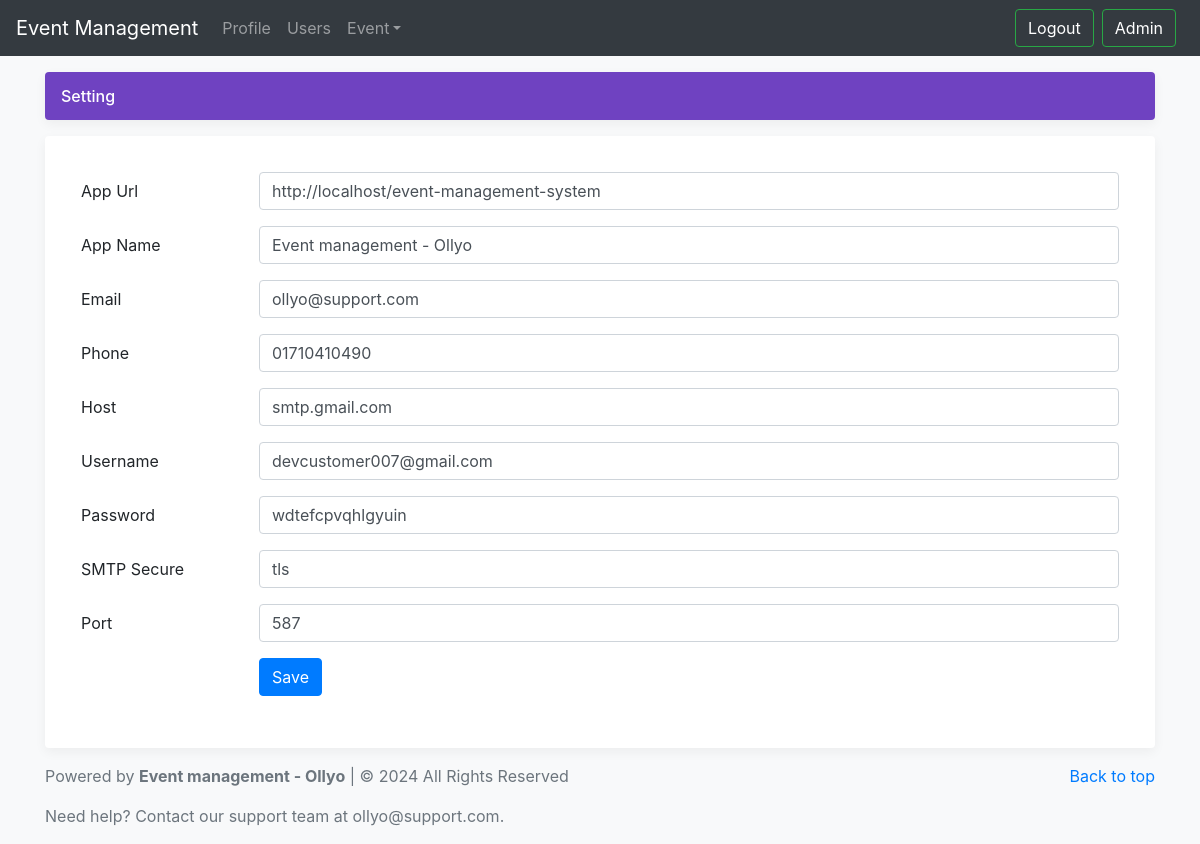
Page /setting.php (signed in) on the committed database.
### tables this page shows
CREATE TABLE `settings` (
  `id` int NOT NULL,
  `app_url` varchar(50) DEFAULT NULL,
  `app_name` varchar(100) DEFAULT NULL,
  `email` varchar(80) DEFAULT NULL,
  `phone` varchar(30) DEFAULT NULL,
  `host` varchar(50) DEFAULT NULL,
  `username` varchar(100) DEFAULT NULL,
  `password` varchar(100) DEFAULT NULL,
  `smtp_secure` varchar(30) DEFAULT NULL,
  `port` varchar(20) DEFAULT NULL
);

### setting.php (called while the page is built)
<?php
$page = "setting";
include 'index.php';
?>

### connect/Connect.php (called while the page is built, shortened)
<?php
class Connect {
    private $host = "localhost";
    private $dbname = "event_management_db";
    private $username = "root";
    private $password = "";
    public function __construct() {
        try {
            $dsn = "mysql:host={$this->host};dbname={$this->dbname};charset=utf8mb4";
            $options = [
                PDO::ATTR_ERRMODE => PDO::ERRMODE_EXCEPTION,
                PDO::ATTR_DEFAULT_FETCH_MODE => PDO::FETCH_ASSOC,
                PDO::ATTR_EMULATE_PREPARES => false,
            ];
            $this->pdo = new PDO($dsn, $this->username, $this->password, $options);
        } catch (PDOException $e) {
            die("Database connection failed: " . $e->getMessage());
        }
    }
}
?>

### app/SettingController.php (called while the page is built, shortened)
<?php
class SettingController extends Connect
{
    public function settingDisplay($sql)
    {
        $stmt = $this->pdo->query($sql);
        return $result = $stmt->fetchAll();
    }
}

### partials/setting.php (the view, shortened to what this page needs)
<?php
$sql = "SELECT * FROM settings";
$setting = $setting->settingDisplay($sql);
if(isset($_SESSION['user_type'])){
    if($_SESSION['user_type']==1){
    ?>
    <div class="d-flex align-items-center p-3 my-3 text-white-50 bg-purple rounded box-shadow">
        <div class="lh-100">
            <h6 class="mb-0 text-white lh-100">Setting</h6>
        </div>
    </div>
    <div class="my-3 p-3 bg-white rounded box-shadow">
        <div class="card-body">
            <form action="" method="POST">
                <div class="form-group row">
                    <label for="inputAppUrl" class="col-sm-2 col-form-label">App Url</label>
                    <div class="col-sm-10">
                        <input type="url" name="app_url" class="form-control" id="inputAppUrl" placeholder="App Url" value="<?php echo ($_POST) ? $_POST['app_url'] : (($setting) ? $setting[0]['app_url'] : '');?>">
                    </div>
                </div>
                <div class="form-group row">
                    <label for="inputAppName" class="col-sm-2 col-form-label">App Name</label>
                    <div class="col-sm-10">
                        <input type="text" name="app_name" class="form-control" id="inputAppName" placeholder="App Name" value="<?php echo ($_POST) ? $_POST['app_name'] : (($setting) ? $setting[0]['app_name'] : '');?>">
                    </div>
                </div>
                <div class="form-group row">
                    <label for="inputEmail" class="col-sm-2 col-form-label">Email</label>
                    <div class="col-sm-10">
                        <input type="text" name="email" class="form-control" id="inputEmail" placeholder="Email" value="<?php echo ($_POST) ? $_POST['email'] : (($setting) ? $setting[0]['email'] : '');?>">
                    </div>
                </div>
                <div class="form-group row">
                    <label for="inputPhone" class="col-sm-2 col-form-label">Phone</label>
                    <div class="col-sm-10">
                        <input type="text" name="phone" class="form-control" id="inputPhone" placeholder="Phone" value="<?php echo ($_POST) ? $_POST['phone'] : (($setting) ? $setting[0]['phone'] : '');?>">
                    </div>
                </div>
                <div class="form-group row">
                    <label for="inputHost" class="col-sm-2 col-form-label">Host</label>
                    <div class="col-sm-10">
                        <input type="text" name="host" class="form-control" id="inputHost" placeholder="Host" value="<?php echo ($_POST) ? $_POST['host'] : (($setting) ? $setting[0]['host'] : '');?>">
                    </div>
                </div>
                <div class="form-group row">
                    <label for="inputUsername" class="col-sm-2 col-form-label">Username</label>
                    <div class="col-sm-10">
                        <input type="text" name="username" class="form-control" id="inputUsername" placeholder="Username" value="<?php echo ($_POST) ? $_POST['username'] : (($setting) ? $setting[0]['username'] : '');?>">
                    </div>
                </div>
                <div class="form-group row">
                    <label for="inputPassword" class="col-sm-2 col-form-label">Password</label>
                    <div class="col-sm-10">
                        <input type="text" name="password" class="form-control" id="inputPassword" placeholder="Password" value="<?php echo ($_POST) ? $_POST['password'] : (($setting) ? $setting[0]['password'] : '');?>">
                    </div>
                </div>
                <div class="form-group row">
                    <label for="inputSMTPSecure" class="col-sm-2 col-form-label">SMTP Secure</label>
                    <div class="col-sm-10">
                        <input type="text" name="smtp_secure" class="form-control" id="inputSMTPSecure" placeholder="SMTP Secure" value="<?php echo ($_POST) ? $_POST['smtp_secure'] : (($setting) ? $setting[0]['smtp_secure'] : '');?>">
                    </div>
                </div>
                <div class="form-group row">
                    <label for="inputPort" class="col-sm-2 col-form-label">Port</label>
                    <div class="col-sm-10">
                        <input type="text" name="port" class="form-control" id="inputPort" placeholder="Port" value="<?php echo ($_POST) ? $_POST['port'] : (($setting) ? $setting[0]['port'] : '');?>">
                    </div>
                </div>
                <div class="form-group row">
                    <div class="col-sm-10 offset-sm-2">
                        <button type="submit" name="form" class="btn btn-primary">Save</button>
                    </div>
                </div>
            </form>
        </div>
    </div>
        <?php
    }
}
?>

### index.php (shortened to what this page needs)
<?php
include('connect/Connect.php');
include('app/Authentication.php');
include('app/SettingController.php');
$setting = new SettingController;
$sql = "SELECT * FROM settings";
$settingResult = $setting->settingDisplay($sql);
?>
<!doctype html>
<html lang="en">
    <head>
        <link href="assets/css/bootstrap.min.css" rel="stylesheet">
        <link href="assets/css/offcanvas.css" rel="stylesheet">
        <link href="assets/css/custom.css" rel="stylesheet">
        <link href="assets/css/dataTables.bootstrap4.css" rel="stylesheet">
        <link href="assets/css/responsive.bootstrap4.css" rel="stylesheet">
    </head>
    <body class="bg-light">
        <nav class="navbar navbar-expand-md fixed-top navbar-dark bg-dark">
            <a class="navbar-brand" href="index.php">Event Management</a>
            <div class="navbar-collapse offcanvas-collapse" id="navbarsExampleDefault">
                <ul class="navbar-nav mr-auto">
                    <?php
                    if(isset($_SESSION['id'])) { ?>
                    <li class="nav-item">
                        <a class="nav-link" href="profile.php?id=<?php echo $_SESSION['id'];?>">Profile</a>
                    </li>
                    <?php } ?>
                    <?php
                    if(isset($_SESSION['user_type'])) {
                        if($_SESSION['user_type']==1){
                        ?>
                        <li class="nav-item">
                            <a class="nav-link" href="users.php">Users</a>
                        </li>
                        <li class="nav-item dropdown">
                            <a class="nav-link dropdown-toggle" href="javascript:void(0)" id="dropdown01" data-toggle="dropdown" aria-haspopup="true" aria-expanded="false">Event</a>
                        </li>
                    <?php } } ?>
                </ul>
                <div class="d-flex flex-row-reverse">
                    <?php
                    if(isset($_SESSION['id'])){
                        ?>
                        <a class="btn btn-outline-success my-2 my-sm-0 m-2 text-white" href="javascript:void(0)"><?php echo $_SESSION['name'];?></a>
                        <a class="btn btn-outline-success my-2 my-sm-0 text-white" href="?status=logout&logout=true">Logout</a>
                        <?php
                    }
                    else{
                        ?>
                        <a class="btn btn-success my-2 my-sm-0 m-2 text-white" href="singup.php">Sign up</a>
                        <a class="btn btn-success my-2 my-sm-0 text-white" href="singin.php">Sign in</a>
                        <?php
                    }
                    ?>
                </div>
            </div>
        </nav>
        <main role="main" class="container">
            <?php
            if(isset($page)){
                if($page == 'singin'){
                    include('partials/singin.php');
                }
                elseif($page == 'singup'){
                    include('partials/singup.php');
                }
                elseif($page == 'forgot_password'){
                    include('partials/forgot_password.php');
                }
                elseif($page == 'new_password'){
                    include('partials/new_password.php');
                }
                elseif($page == 'create_event'){
                    include('events/create.php');
                }
                elseif($page == 'events'){
                    include('events/index.php');
                }
                elseif($page == 'edit'){
                    include('events/edit.php');
                }
                elseif($page == 'show'){
                    include('events/show.php');
                }
                elseif($page == 'users'){
                    include('users/index.php');
                }
                elseif($page == 'create_user'){
                    include('users/create.php');
                }
                elseif($page == 'edit_user'){
                    include('users/edit.php');
                }
                elseif($page == 'trash'){
                    include('events/trash.php');
                }
                elseif($page == 'registration'){
                    include('partials/registration.php');
                }
                elseif($page == 'profile'){
                    include('users/profile.php');
                }
                elseif($page == 'setting'){
                    include('partials/setting.php');
                }
                elseif($page == 'success'){
                    include('partials/success.php');
                }
            }
            else{
                include('content.php');
            }
            ?>
        </main>
        <footer class="text-muted">
            <div class="container">
                <p class="float-right">
                    <a href="#">Back to top</a>
                </p>
                <p> Powered by <strong><?php echo ($settingResult[0]['app_name']) ? $settingResult[0]['app_name'] : ''?></strong> | © 2024 All Rights Reserved</p>
                <p>Need help? Contact our support team at <?php echo ($settingResult[0]['email']) ? $settingResult[0]['email'] : ''?>.</p>
            </div>
        </footer>
    </body>
</html>

### assets/css/offcanvas.css (style rules this page uses)
html, body { overflow-x: hidden; }
body { padding-top: 56px; }
.text-white-50 { color: rgba(255, 255, 255, .5); }
.bg-purple { background-color: var(--purple); }
.box-shadow { box-shadow: 0 .25rem .75rem rgba(0, 0, 0, .05); }
.lh-100 { line-height: 1; }

### rows in the picture
settings: app_url "http://localhost/event-management-system", app_name "Event management - Ollyo", email "ollyo@support.com", phone "01710410490", host "smtp.gmail.com", username "devcustomer007@gmail.com", password "wdtefcpvqhlgyuin", smtp_secure "tls", port "587"

### other values in the picture
$_SESSION['name'] "Admin"
